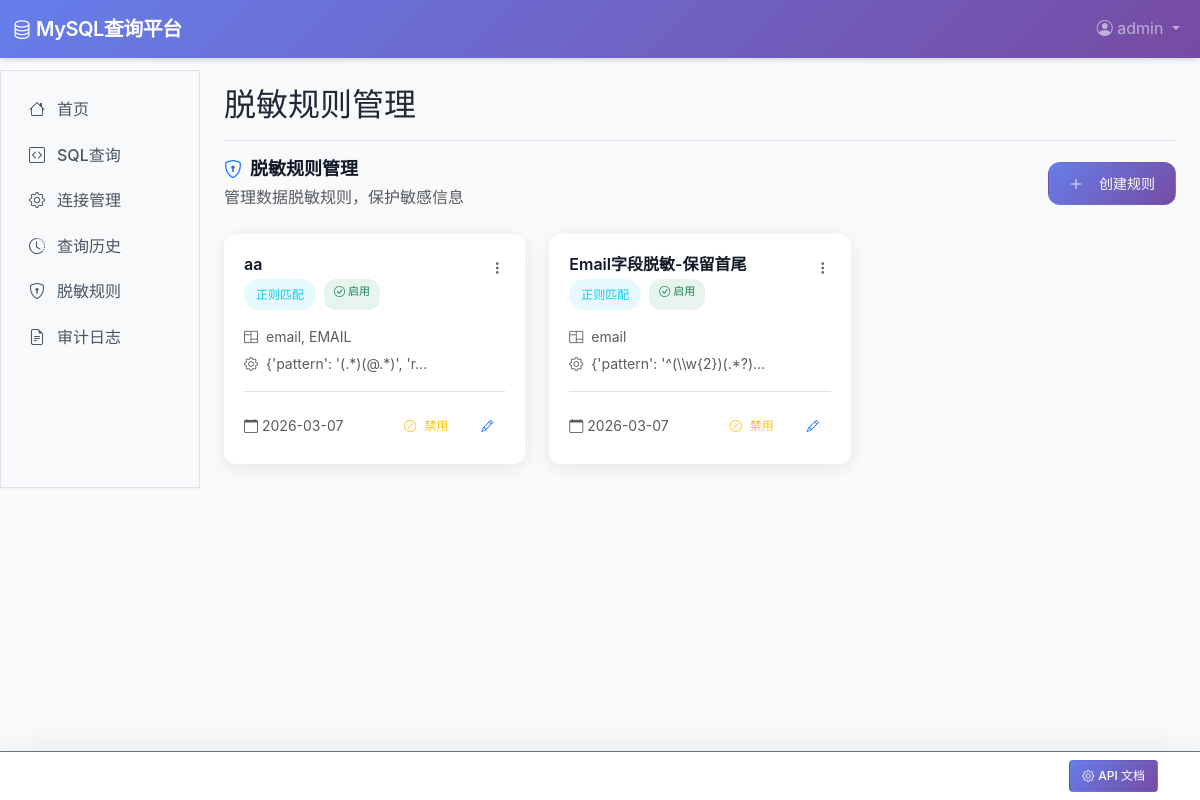
Screenshot of /desensitization/ (signed in) with the database file from the repository.
### accounts/models.py (models this page shows, shortened)
class User(AbstractUser):
    ROLE_CHOICES = (
        ('normal', '普通用户'),
        ('admin', '管理员'),
    )
    role = models.CharField(max_length=10, choices=ROLE_CHOICES, default='normal')
    last_login_ip = models.GenericIPAddressField(null=True, blank=True, verbose_name='上次登录IP')
    login_count = models.PositiveIntegerField(default=0, verbose_name='登录次数')
    groups = models.ManyToManyField(
        Group,
        verbose_name='groups',
        blank=True,
        help_text='The groups this user belongs to.',
        related_name='custom_user_set',
        related_query_name='custom_user',
    )
    user_permissions = models.ManyToManyField(
        Permission,
        verbose_name='user permissions',
        blank=True,
        help_text='Specific permissions for this user.',
        related_name='custom_user_set',
        related_query_name='custom_user',
    )
    class Meta:
        verbose_name = '用户'
        verbose_name_plural = '用户'

### desensitization/models.py (models this page shows, shortened)
class MaskingRule(models.Model):
    MASKING_TYPE_CHOICES = (
        ('full', '完全脱敏'),
        ('partial', '部分脱敏'),
        ('regex', '正则匹配'),
    )
    name = models.CharField(max_length=100, default='', verbose_name='规则名称')
    is_enabled = models.BooleanField(default=True, verbose_name='是否启用')
    column_names = models.JSONField(default=list, verbose_name='列名列表')
    masking_type = models.CharField(
        max_length=20,
        choices=MASKING_TYPE_CHOICES,
        verbose_name='脱敏类型'
    )
    masking_params = models.JSONField(blank=True, null=True, verbose_name='脱敏参数')
    created_by = models.ForeignKey(
        settings.AUTH_USER_MODEL,
        on_delete=models.SET_NULL,
        null=True,
        related_name='masking_rules'
    )
    created_at = models.DateTimeField(auto_now_add=True)
    updated_at = models.DateTimeField(auto_now=True)
    class Meta:
        verbose_name = '脱敏规则'
        verbose_name_plural = '脱敏规则'

### desensitization/views.py (the view)
# urls.py: path('', views.masking_rule_list_view, name='masking_rule_list'),
@login_required
def masking_rule_list_view(request):
    rules = MaskingRule.objects.all()
    return render(request, 'desensitization/list.html', {'rules': rules})

### desensitization/templates/desensitization/list.html (shortened to what this page needs)
{% extends 'base.html' %}
{% block page_title %}{% if user.role == 'admin' %}脱敏规则管理{% else %}脱敏规则{% endif %}{% endblock %}
{% block content %}
<div class="d-flex justify-content-between align-items-center mb-4">
    <div>
        <h5 class="mb-1"><i class="bi bi-shield-lock text-primary me-2"></i>{% if user.role == 'admin' %}脱敏规则管理{% else %}脱敏规则{% endif %}</h5>
        <p class="text-muted mb-0">{% if user.role == 'admin' %}管理数据脱敏规则，保护敏感信息{% else %}查看数据脱敏规则{% endif %}</p>
    </div>
    {% if user.role == 'admin' %}
    <a href="{% url 'desensitization:masking_rule_create' %}" class="btn btn-primary">
        <i class="bi bi-plus-lg me-2"></i>创建规则
    </a>
    {% endif %}
</div>
{% if rules %}
<div class="row">
    {% for rule in rules %}
    <div class="col-md-6 col-lg-4 mb-4">
        <div class="rule-card card h-100 {% if not rule.is_enabled %}disabled{% endif %}" style="cursor: pointer;" data-bs-toggle="modal" data-bs-target="#ruleDetailModal-{{ rule.id }}">
            <div class="card-body">
                <div class="d-flex justify-content-between align-items-start mb-3">
                    <div>
                        <h6 class="mb-1">{{ rule.name }}</h6>
                        <div class="d-flex gap-2">
                            <span class="rule-type-badge bg-{% if rule.masking_type == 'full' %}danger{% elif rule.masking_type == 'partial' %}warning{% else %}info{% endif %} bg-opacity-10 text-{% if rule.masking_type == 'full' %}danger{% elif rule.masking_type == 'partial' %}warning{% else %}info{% endif %}">
                                {{ rule.get_masking_type_display }}
                            </span>
                            <span class="status-badge bg-{% if rule.is_enabled %}success{% else %}secondary{% endif %} bg-opacity-10 text-{% if rule.is_enabled %}success{% else %}secondary{% endif %}">
                                {% if rule.is_enabled %}
                                <i class="bi bi-check-circle"></i> 启用
                                {% else %}
                                <i class="bi bi-slash-circle"></i> 禁用
                                {% endif %}
                            </span>
                        </div>
                    </div>
                    {% if user.role == 'admin' %}
                    <div class="dropdown">
                        <button class="btn btn-link text-muted p-0" data-bs-toggle="dropdown">
                            <i class="bi bi-three-dots-vertical"></i>
                        </button>
                    </div>
                    {% endif %}
                </div>
                <div class="mb-3">
                    <div class="d-flex align-items-center text-muted small mb-1">
                        <i class="bi bi-columns me-2"></i>
                        {{ rule.column_names|join:", " }}
                    </div>
                    <div class="d-flex align-items-center text-muted small">
                        <i class="bi bi-gear me-2"></i>
                        {{ rule.masking_params|truncatechars:30|default:"无参数" }}
                    </div>
                </div>
                <div class="d-flex justify-content-between align-items-center pt-3 border-top">
                    <small class="text-muted">
                        <i class="bi bi-calendar me-1"></i>{{ rule.created_at|date:"Y-m-d" }}
                    </small>
                    {% if user.role == 'admin' %}
                    <div class="d-flex gap-2">
                        <button class="btn btn-{% if rule.is_enabled %}outline-warning{% else %}outline-success{% endif %} btn-sm toggle-btn toggle-status" data-rule-id="{{ rule.id }}">
                            {% if rule.is_enabled %}
                            <i class="bi bi-slash-circle"></i> 禁用
                            {% else %}
                            <i class="bi bi-check-circle"></i> 启用
                            {% endif %}
                        </button>
                        <a href="{% url 'desensitization:masking_rule_edit' rule.id %}" class="btn btn-outline-primary btn-sm action-btn" title="编辑">
                            <i class="bi bi-pencil"></i>
                        </a>
                    </div>
                    {% endif %}
                </div>
            </div>
        </div>
    </div>
    {% endfor %}
</div>
{% endif %}
{% endblock %}

### templates/navbar.html (shortened to what this page needs)
<nav class="navbar navbar-expand-lg navbar-dark bg-primary fixed-top">
    <div class="container-fluid">
        <a class="navbar-brand" href="{% url 'queries:query_list' %}">
            <i class="bi bi-database"></i> MySQL查询平台
        </a>
        <div class="collapse navbar-collapse" id="navbarNav">
            <ul class="navbar-nav ms-auto">
                {% if user.is_authenticated %}
                    <li class="nav-item dropdown">
                        <a class="nav-link dropdown-toggle" href="#" role="button" data-bs-toggle="dropdown" aria-expanded="false">
                            <i class="bi bi-person-circle"></i> {{ user.username }}
                        </a>
                    </li>
                {% else %}
                    <li class="nav-item">
                        <a class="nav-link" href="{% url 'accounts:login' %}">登录</a>
                    </li>
                {% endif %}
            </ul>
        </div>
    </div>
</nav>

### static/css/styles.css (style rules this page uses)
:root { --primary: #667eea; --primary-dark: #5a67d8; --primary-light: #a3bffa; --secondary: #764ba2; --accent: #f093fb; --success: #10b981; --warning: #f59e0b; --danger: #ef4444; --info: #3b82f6; --gray-50: #f9fafb; --gray-100: #f3f4f6; --gray-200: #e5e7eb; --gray-300: #d1d5db; --gray-400: #9ca3af; --gray-500: #6b7280; --gray-600: #4b5563; --gray-700: #374151; --gray-800: #1f2937; --gray-900: #111827; --shadow-sm: 0 1px 2px 0 rgba(0, 0, 0, 0.05); --shadow: 0 1px 3px 0 rgba(0, 0, 0, 0.1), 0 1px 2px 0 rgba(0, 0, 0, 0.06); --shadow-md: 0 4px 6px -1px rgba(0, 0, 0, 0.1), 0 2px 4px -1px rgba(0, 0, 0, 0.06); --shadow-lg: 0 10px 15px -3px rgba(0, 0, 0, 0.1), 0 4px 6px -2px rgba(0, 0, 0, 0.05); --shadow-xl: 0 20px 25px -5px rgba(0, 0, 0, 0.1), 0 10px 10px -5px rgba(0, 0, 0, 0.04); --radius-sm: 0.25rem; --radius: 0.5rem; --radius-md: 0.75rem; --radius-lg: 1rem; --radius-xl: 1.5rem; --radius-full: 9999px; --transition-fast: 150ms ease; --transition: 250ms ease; --transition-slow: 350ms ease; --font-sans: -apple-system, BlinkMacSystemFont, "Segoe UI", Roboto, "Helvetica Neue", Arial, sans-serif; --font-mono: "SF Mono", Monaco, "Cascadia Code", "Roboto Mono", Consolas, "Courier New", monospace; }
*, *::before, *::after { box-sizing: border-box; }
html { scroll-behavior: smooth; }
body { font-family: var(--font-sans); line-height: 1.6; color: var(--gray-800); background-color: var(--gray-50); padding-top: 70px; -webkit-font-smoothing: antialiased; -moz-osx-font-smoothing: grayscale; }
h1, h2, h3, h4, h5, h6 { font-weight: 600; line-height: 1.3; color: var(--gray-900); margin-bottom: 1rem; }
h5 { font-size: 1.125rem; }
h6 { font-size: 1rem; }
p { margin-bottom: 1rem; }
a { color: var(--primary); text-decoration: none; transition: color var(--transition-fast); }
.btn { display: inline-flex; align-items: center; justify-content: center; gap: 0.5rem; padding: 0.625rem 1.25rem; font-size: 0.875rem; font-weight: 500; line-height: 1.5; text-align: center; white-space: nowrap; vertical-align: middle; border: 1px solid transparent; border-radius: var(--radius-md); transition: all var(--transition-fast); cursor: pointer; user-select: none; }
.btn-primary { color: #fff; background: linear-gradient(135deg, var(--primary) 0%, var(--secondary) 100%); border-color: transparent; }
.btn-sm { padding: 0.375rem 0.75rem; font-size: 0.75rem; border-radius: var(--radius-sm); }
.card { background-color: #fff; border: 1px solid var(--gray-200); border-radius: var(--radius-lg); box-shadow: var(--shadow-sm); transition: box-shadow var(--transition-fast); }
.card-body { padding: 1.25rem; }
.navbar { background: linear-gradient(135deg, var(--primary) 0%, var(--secondary) 100%) !important; box-shadow: var(--shadow-md); }
.navbar-brand { font-weight: 600; letter-spacing: -0.5px; }
.d-flex { display: flex; }
.justify-content-between { justify-content: space-between; }
.align-items-start { align-items: flex-start; }
.align-items-center { align-items: center; }
.h-100 { height: 100%; }
.mb-0 { margin-bottom: 0; }
.mb-1 { margin-bottom: 0.25rem; }
.mb-3 { margin-bottom: 1rem; }
.mb-4 { margin-bottom: 1.5rem; }
.p-0 { padding: 0; }

### desensitization/templates/desensitization/list.html (style rules this page uses)
.rule-card { border: none; border-radius: 12px; box-shadow: 0 4px 20px rgba(0,0,0,0.08); transition: all 0.3s; }
.rule-type-badge { padding: 6px 12px; border-radius: 20px; font-size: 12px; font-weight: 500; }
.status-badge { padding: 4px 10px; border-radius: 12px; font-size: 11px; font-weight: 500; }
.action-btn { width: 36px; height: 36px; padding: 0; display: inline-flex; align-items: center; justify-content: center; border-radius: 8px; }
.toggle-btn { padding: 4px 12px; font-size: 12px; }

### rows the page displays
User: username "admin"
MaskingRule: name "aa", masking_type "正则匹配", is_enabled True (drawn), column_names "email, EMAIL", masking_params "{'pattern': '(.*)(@.*)', 'r...", created_at "2026-03-07"
MaskingRule: name "Email字段脱敏-保留首尾", masking_type "正则匹配", is_enabled True (drawn), column_names "email", masking_params "{'pattern': '^(\\\\w{2})(.*?)...", created_at "2026-03-07"
